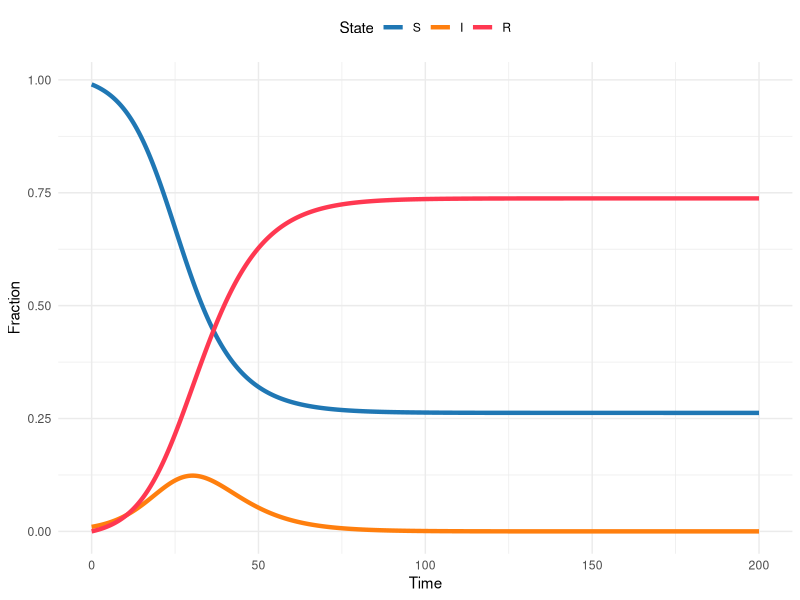
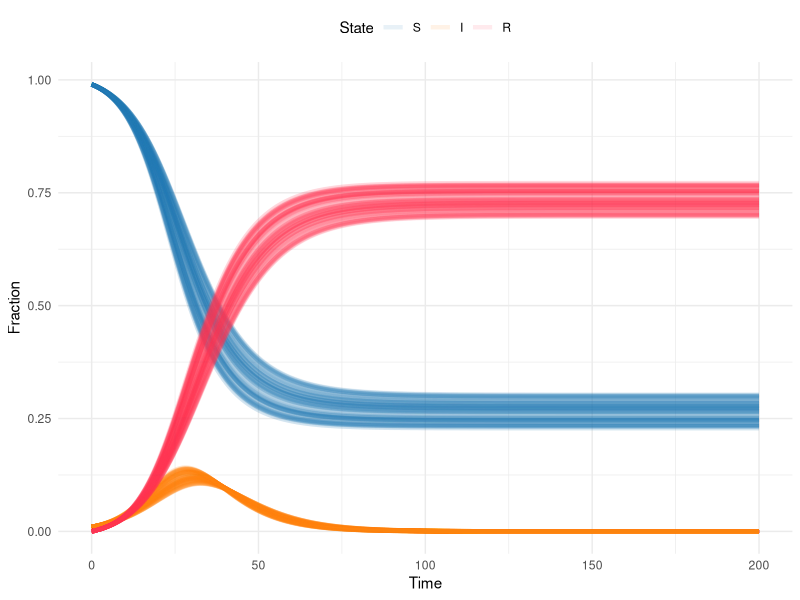
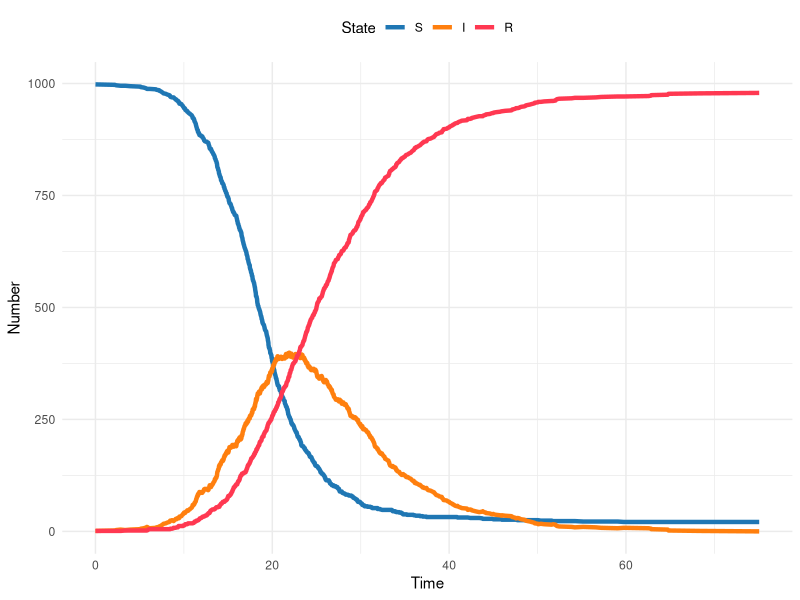
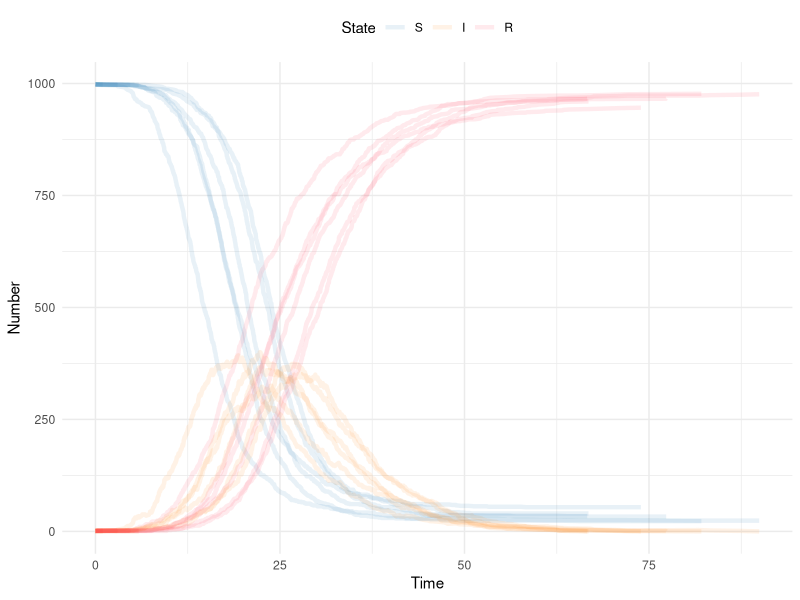
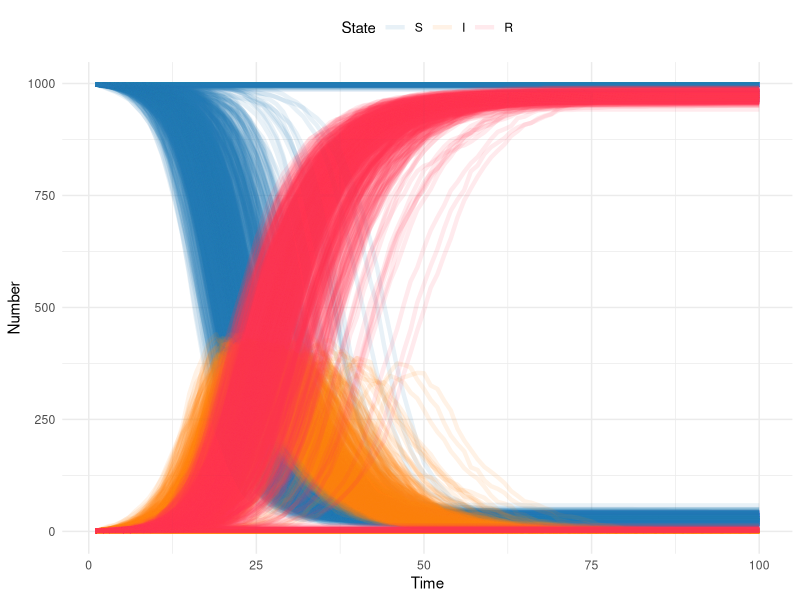
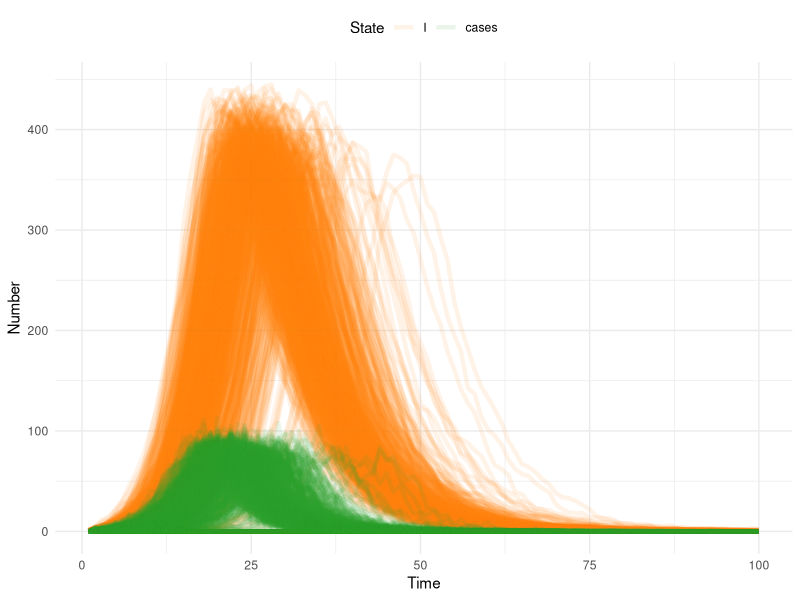
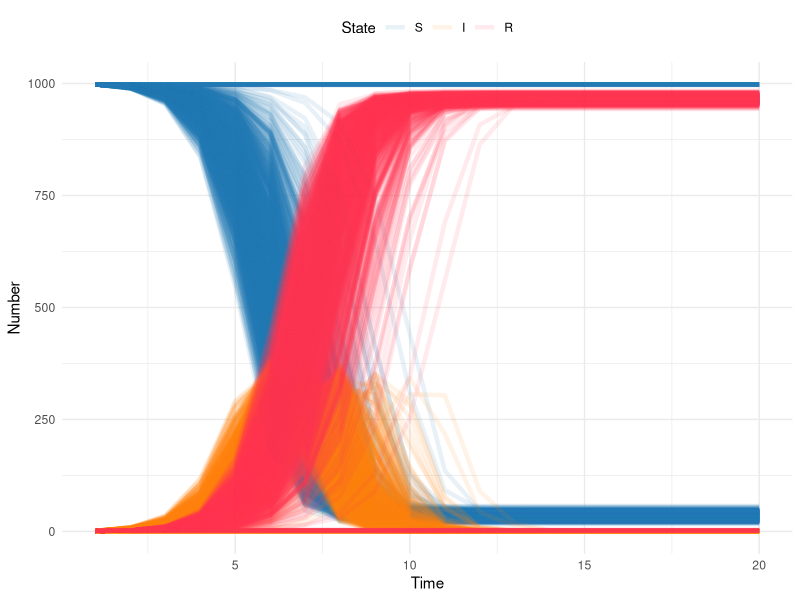

R code for these plots, in order:
## ---- chunk 1
library(here)
library(rio)
library(deSolve)
library(tidyverse)
## ---- chunk 2
theme_set(theme_minimal())
## ---- chunk 3
sir_model <- function(time, state, params, ...) {
  transmission <- params["transmission"]
  recovery <- 1 / params["duration"]

  S <- state["S"]
  I <- state["I"]
  R <- state["R"]

  dSdt <- -transmission * S * I
  dIdt <- (transmission * S * I) - (recovery * I)
  dRdt <- recovery * I

  return(list(c(dSdt, dIdt, dRdt)))
}
## ---- chunk 4
sir_params <- c(transmission = 0.3, duration = 6)
sir_init_states <- c(S = 0.99, I = 0.01, R = 0)
sim_times <- seq(0, 200, by = 0.1)

sir_sol <- deSolve::ode(
  y = sir_init_states,
  times = sim_times,
  func = sir_model,
  parms = sir_params
)

## ---- chunk 5
#| out-width: 100%
#| column: body

# Turn the output from the ODE solver into a tibble (dataframe)
# so we can manipulate and plot it easily
sir_sol_df <- as_tibble(sir_sol) %>%
  # Convert all columns to numeric (they are currently type
  # deSolve so will produce warnings when plotting etc)
  mutate(
    # Rather than repeatedly type the same function for every
    # column, use the across() function to apply the function
    # to a selection of columns
    across(
      # The cols argument takes a selection of columns to apply
      # a function to. Here, we want to apply the as.numeric()
      # function to all columns, so we use the function
      # everything() to select all columns.
      .cols = everything(),
      .fns = as.numeric
    )
  ) %>%
  # Convert the dataframe from wide to long format, so we have a
  # column for the time, a column for the state, and a column
  # for the proportion of the population in that state at that
  # time
  pivot_longer(
    # Don't pivot the time column
    cols = -time,
    names_to = "state",
    values_to = "proportion"
  ) %>%
  # Update the state column to be a factor, so the plot will
  # show the states in the correct order
  mutate(state = factor(state, levels = c("S", "I", "R")))

SIRcolors <- c(S = "#1f77b4", I = "#ff7f0e", R = "#FF3851")

ggplot(sir_sol_df, aes(x = time, y = proportion, color = state)) +
  geom_line(linewidth = 1.5) +
  scale_color_manual(values = SIRcolors) +
  labs(
    x = "Time",
    y = "Fraction",
    color = "State"
  ) +
  theme(legend.position = "top")
## ---- chunk 6
M <- 100 # the number of times we want to do this. 
        # This is a mater of choice and computational capacity (this model is small and quick, but that won't always be the case)

#since we're going to do this M times we need a place to store the results

for(m in 1:M){
  sir_params <- c(transmission = runif(1,.283,.317), duration = 6) # each time take a random draw of the transmission rate from the confidence interval
  sir_init_states <- c(S = 0.99, I = 0.01, R = 0)
  sim_times <- seq(0, 200, by = 0.1)

  sir_sol <- deSolve::ode(
    y = sir_init_states,
    times = sim_times,
    func = sir_model,
    parms = sir_params
  )
  sir_sol = data.frame(sir_sol)
  sir_sol$iteration = m   # mark this as the mth iteration of the loop
  #if this is the first iteration, create a place to store the output
  #if it's the sencond or higher, append the output to the storage
  if(m==1){sir_sol_storage <- sir_sol}
  if(m>1){sir_sol_storage <- rbind(sir_sol_storage,sir_sol)}
}
## ---- chunk 7
# Turn the output from the ODE solver into a tibble (dataframe)
# so we can manipulate and plot it easily
sir_sol_df <- as_tibble(sir_sol_storage) %>%
  # Convert all columns to numeric (they are currently type
  # deSolve so will produce warnings when plotting etc)
  mutate(
    # Rather than repeatedly type the same function for every

    # column, use the across() function to apply the function
    # to a selection of columns
    across(
      # The cols argument takes a selection of columns to apply
      # a function to. Here, we want to apply the as.numeric()
      # function to all columns, so we use the function
      # everything() to select all columns.
      .cols = everything(),
      .fns = as.numeric
    )
  ) %>%
  # Convert the dataframe from wide to long format, so we have a
  # column for the time, a column for the state, and a column
  # for the proportion of the population in that state at that
  # time
  pivot_longer(
    # Don't pivot the time column
    cols = -c(time,iteration),
    names_to = "state",
    values_to = "proportion"
  ) %>%
  # Update the state column to be a factor, so the plot will
  # show the states in the correct order
  mutate(state = factor(state, levels = c("S", "I", "R")))

SIRcolors <- c(S = "#1f77b4", I = "#ff7f0e", R = "#FF3851")

ggplot(sir_sol_df, aes(x = time, y = proportion, color = state, group=interaction(iteration, state))) +
  geom_line(linewidth = 1.5, alpha=.1) +
  scale_color_manual(values = SIRcolors) +
  labs(
    x = "Time",
    y = "Fraction",
    color = "State"
  ) +
  theme(legend.position = "top")
## ---- chunk 8
###############################################################################
# Parameters and initial conditions                                            #
###############################################################################

S <- 998           # number susceptible
I <- 1              # number infected
R <- 1              # number recovered
time <- 0

beta <- .5           # transmission rate
gamma <- 1/7        # recovery rate
## ---- chunk 9
###############################################################################
# Gillespie Step                                                              #
###############################################################################
gilstep <- function(SIR, beta, gamma){
  # SIR is a vector containing 4 elements 
  #   S = scalar number of susceptibles now
  #   I = scalar number of infecteds now
  #   R = scalar number of recovereds now
  #   time = current time
  # beta = transmission rate
  # gamma = recovery rate
  
  times <- rexp(2, # draw two random exponential variables
                c(beta * SIR[1] * SIR[2]/sum(SIR[1:3]),  # the first is the rate of new infections: S*Beta*I/N
                     SIR[2] * gamma)) # the second is the rate of new recoveries: I*gamma
  
  return(list(
    change_state = which.min(times), # which.min identifies which of the two random variables is smallest, and thus the first to happen: this is the transition that we'll mae
              timestep = min(times))) # this identfies how much time elapsed before the transition occured, so we can increment time forward
}
## ---- chunk 10
###############################################################################
# Simulate over time                                                          #
###############################################################################
counter <- 0                # set counter at 0
while(all(I>0)){            #continue until I is depleted
  counter <- counter + 1    #counter for number of transitions: we don't know how many transitions will happen until the simualtion is over
  # 
  SIRtmp <- c(S[counter], I[counter], R[counter], time[counter])       #current SIR states
  step <- gilstep(SIRtmp, beta, gamma)
  if(step$change_state ==1){    # if transition is an infection, reduce S and increase I
    SIRtmp[1] <- SIRtmp[1] - 1
    SIRtmp[2] <- SIRtmp[2] + 1 
  }
  if(step$change_state ==2){    # if transition is an recovery, reduce I and increase R
    SIRtmp[2] <- SIRtmp[2] - 1
    SIRtmp[3] <- SIRtmp[3] + 1 
  }
  SIRtmp[4] <- SIRtmp[4] + step$timestep      # increment time
    
#Append changes
  S <- c(S,SIRtmp[1])
  I <- c(I,SIRtmp[2])
  R <- c(R,SIRtmp[3])
  time <- c(time,SIRtmp[4])

  #cat(S[counter],"-",I[counter],"-",R[counter],"-",time[counter], ".\n"). # this prints the output as it goes
}
## ---- chunk 11
#| out-width: 100%
#| column: body

# Reuse the plotting code from above

# Turn the output from gilstep() into a tibble (dataframe)
# so we can manipulate and plot it easily
gil_df <- tibble(time, S, I, R) %>%  # put elements in a data frame 
  # Convert all columns to numeric (they are currently type
  # deSolve so will produce warnings when plotting etc)
  mutate(
    # Rather than repeatedly type the same function for every
    # column, use the across() function to apply the function
    # to a selection of columns
    across(
      # The cols argument takes a selection of columns to apply
      # a function to. Here, we want to apply the as.numeric()
      # function to all columns, so we use the function
      # everything() to select all columns.
      .cols = everything(),
      .fns = as.numeric
    )
  ) %>%
  # Convert the dataframe from wide to long format, so we have a
  # column for the time, a column for the state, and a column
  # for the proportion of the population in that state at that
  # time
  pivot_longer(
    # Don't pivot the time column
    cols = -c(time),
    names_to = "state",
    values_to = "number"
  ) %>%
  # Update the state column to be a factor, so the plot will
  # show the states in the correct order
  mutate(state = factor(state, levels = c("S", "I", "R")))

SIRcolors <- c(S = "#1f77b4", I = "#ff7f0e", R = "#FF3851")

ggplot(gil_df, aes(x = time, y = number, color = state)) +
  geom_line(linewidth = 1.5) +
  scale_color_manual(values = SIRcolors) +
  labs(
    x = "Time",
    y = "Number",
    color = "State"
  ) +
  theme(legend.position = "top")
## ---- chunk 12
###############################################################################
# Simulate over time                                                          #
M <- 10  # number of realizations to simulate 

for(m in 1:M){
  ###############################################################################
  # Parameters and initial conditions                                            #
  ###############################################################################
  
  S <- 998           # number susceptible
  I <- 1              # number infected
  R <- 1              # number recovered
  time <- 0
  iteration = m    #initialize iteration counter

  beta <- .5           # transmission rate
  gamma <- 1/7        # recovery rate
  
  ###############################################################################
  # Simulate over time                                                          #
  ###############################################################################
  counter <- 0                # set counter at 0
  while(all(I>0)){            #continue until I is depleted
    counter <- counter + 1    #counter for number of transitions: we don't know how many transitions will happen until the simualtion is over
    # 
    SIRtmp <- c(S[counter], I[counter], R[counter], time[counter])       #current SIR states
    step <- gilstep(SIRtmp, beta, gamma)
    if(step$change_state ==1){    # if transition is an infection, reduce S and increase I
      SIRtmp[1] <- SIRtmp[1] - 1
      SIRtmp[2] <- SIRtmp[2] + 1 
    }
    if(step$change_state ==2){    # if transition is an recovery, reduce I and increase R
      SIRtmp[2] <- SIRtmp[2] - 1
      SIRtmp[3] <- SIRtmp[3] + 1 
    }
    SIRtmp[4] <- SIRtmp[4] + step$timestep      # increment time
    
    #Append changes
    S <- c(S,SIRtmp[1])
    I <- c(I,SIRtmp[2])
    R <- c(R,SIRtmp[3])
    time <- c(time,SIRtmp[4])
    iteration <- c(iteration, m)
    
    #cat(S[counter],"-",I[counter],"-",R[counter],"-",time[counter], ".\n"). # this prints the output as it goes
  }
  if(m==1){sir_gil_storage = tibble(S, I, R, time, iteration)}
  if(m>1){sir_gil_storage = bind_rows(sir_gil_storage, tibble(S, I, R, time, iteration))}
}
## ---- chunk 13
# Reuse the plotting code from above

# Turn the output from gilstep() into a tibble (dataframe)
# so we can manipulate and plot it easily
gil_df <- sir_gil_storage %>%  # put elements in a data frame 
  # Convert all columns to numeric (they are currently type
  # deSolve so will produce warnings when plotting etc)
  mutate(
    # Rather than repeatedly type the same function for every
    # column, use the across() function to apply the function
    # to a selection of columns
    across(
      # The cols argument takes a selection of columns to apply
      # a function to. Here, we want to apply the as.numeric()
      # function to all columns, so we use the function
      # everything() to select all columns.
      .cols = everything(),
      .fns = as.numeric
    )
  ) %>%
  # Convert the dataframe from wide to long format, so we have a
  # column for the time, a column for the state, and a column
  # for the proportion of the population in that state at that
  # time
  pivot_longer(
    # Don't pivot the time column
    cols = -c(time, iteration),
    names_to = "state",
    values_to = "number"
  ) %>%
  # Update the state column to be a factor, so the plot will
  # show the states in the correct order
  mutate(state = factor(state, levels = c("S", "I", "R")))

SIRcolors <- c(S = "#1f77b4", I = "#ff7f0e", R = "#FF3851")

ggplot(gil_df, aes(x = time, y = number, color = state, group = interaction(iteration, state))) +
  geom_line(linewidth = 1.5,alpha = .1) +
  scale_color_manual(values = SIRcolors) +
  labs(
    x = "Time",
    y = "Number",
    color = "State"
  ) +
  theme(legend.position = "top")
## ---- chunk 14
###############################################################################
# Parameters and initial conditions                                           #
###############################################################################

S <- 998           # number susceptible
I <- 1              # number infected
R <- 1              # number recovered
time <- 0

beta <- .5           # transmission rate
gamma <- 1/7        # recovery rate
## ---- chunk 15
###############################################################################
# Tau Leaping Single time step                                                            #
###############################################################################
tau_sir_step <- function (sims, S, I, R, beta, gamma, delta.t, ...) {
  # adapted from Aaron King's code
  # sims = number of simulations
  # S = initial susceptible population
  # I = initial infected population
  # R = initial recovered population
  # beta = transmission rate
  # gamma = recovery rate
  
  N <- S+I+R    # total population size
  dSI <- rpois(n = sims, beta*S*(I/N)*delta.t)  # new incident infections
  dIR <- rpois(n = sims, gamma*I*delta.t)       # recoveries
  # note that this can be done with a binomial step as well
  #dSI <- rbinom(n=sims,size=S,prob=1-exp(-beta*(I/N)*delta.t))  # new incident infections
  #dIR <- rbinom(n=sims,size=I,prob=1-exp(-gamma*delta.t))       # recoveries
  
  #since it is possible for the transitions to drirve the states negative, we have to prevent that
  S <- pmax(S - dSI, 0)            # change in S
  I <- pmax(I + dSI - dIR, 0)      # change in I
  R <- R + dIR            # change in R
  cbind(S, I, R, dSI) # note that dSI are the new incident infections
}

## ---- chunk 16
###############################################################################
# set up and storage for states                                               #
###############################################################################
T <- 100        # time to simulate over. With Tau Leaping the random draws scales with time not with population size, so this is much more efficient than Gillespie for large populations
sims <- 1000    # number of simulations: notice that we can do WAY more now

Smat <- matrix(S, 1, sims)      # storage item for S for all simulations
Imat <- matrix(I, 1, sims)      # storage item for I for all simulations
Rmat <- matrix(R, 1, sims)      # storage item for R for all simulations
new_cases <- matrix(0, 1, sims) # storage item for new cases (i.e. incidence) for all simulations
Nmat <- S+I+R                 # storage item for N for all simulations  
## ---- chunk 17
###############################################################################
# run over a time from 2 to T                                               #
###############################################################################
# 
for(ts in 2:T){     #loop over time, ts is the index
  
  out <- tau_sir_step(sims, Smat[ts-1,], Imat[ts-1,], Rmat[ts-1,], beta, gamma, delta.t=1) # call to SIR step function above

  Smat <- rbind(Smat, out[,1])  # update state
  Imat <- rbind(Imat, out[,2])  # update state
  Rmat <- rbind(Rmat, out[,3])  # update state
  Nmat <- rbind(Nmat, out[,1]+out[,2]+out[,3])  # update state -- note population size isn't changing, but this could be updated with births/deaths
  new_cases <- rbind(new_cases, out[,4])  # update state
}
## ---- chunk 18
#| out-width: 100%
#| column: body

###############################################################################
# plotting                                                                   #
###############################################################################
# put output in a data frame
tau_df <- tibble(S=array(Smat), I=array(Imat), R=array(Rmat), N=array(Nmat), cases=array(new_cases), time = rep(1:T,sims), iteration = rep(1:sims,each=T))

tau_df <- tau_df %>%
  pivot_longer(
    # Don't pivot the time column
    cols = -c(time,iteration),
    names_to = "state",
    values_to = "number"
  ) %>%
  mutate(state = factor(state, levels = c("S", "I", "R","N", "cases")))

SIRcolors <- c(S = "#1f77b4", I = "#ff7f0e", R = "#FF3851", cases = "#2ca02c") # fix this color

tau_df %>%
  mutate(iteration = as.factor(iteration)) %>%
  filter(state %in% c("S", "I","R")) %>%
  ggplot( aes(x = time, y = number, group = interaction(iteration, state), color = state)) +
    geom_line(linewidth = 1.5,alpha = .1) +
    scale_color_manual(values = SIRcolors) +
    labs(
      x = "Time",
    y = "Number",
      color = "State"
    ) +
    theme(legend.position = "top")
## ---- chunk 19
#| out-width: 100%
#| column: body
###############################################################################
# plotting                                                                   #
###############################################################################
# put output in a data frame
tau_df <- tibble(S=array(Smat), I=array(Imat), R=array(Rmat), N=array(Nmat), cases=array(new_cases), time = rep(1:T,sims), iteration = rep(1:sims,each=T))

tau_df <- tau_df %>%
  pivot_longer(
    # Don't pivot the time column
    cols = -c(time,iteration),
    names_to = "state",
    values_to = "number"
  ) %>%
  mutate(state = factor(state, levels = c("S", "I", "R","N", "cases")))

SIRcolors <- c(S = "#1f77b4", I = "#ff7f0e", R = "#FF3851", cases = "#2ca02c") # fix this color

tau_df %>%
  mutate(iteration = as.factor(iteration)) %>%
  filter(state %in% c("I","cases")) %>%
  ggplot( aes(x = time, y = number, group = interaction(iteration, state), color = state)) +
    geom_line(linewidth = 1.5,alpha = .1) +
    scale_color_manual(values = SIRcolors) +
    labs(
      x = "Time",
    y = "Number",
      color = "State"
    ) +
    theme(legend.position = "top")
## ---- chunk 20
###############################################################################
# Parameters and initial conditions                                           #
###############################################################################
S <- 998           # number susceptible
I <- 1              # number infected
R <- 1              # number recovered
time <- 0

beta <- 3.5           # transmission rate -- note the change in value


## ---- chunk 21
###############################################################################
# Single time step                                                            #
###############################################################################
cb_step <- function (sims, S, I, R, beta, ...) {
  # S = initial susceptible population
  # I = initial infected population
  # R = initial recovered population
  # beta is transmission rate
  
  N <- S+I+R    # total population size
  newI <- rbinom(n=sims, pmax(S,0), 1-exp(-beta * pmax(I,0)/N)) # this is the only stochastic step; only do draw if I >0
  newS <- S - newI    #this step is now deterministic, because everyone from the past time step recovers   
  newR <- R + I

  cbind(newS, newI, newR) 
}

## ---- chunk 22
###############################################################################
# Run over many steps                                                         #
###############################################################################

T <- 20 # note here that the time step is one infectious generation time, so 7 days from gamma above
sims <- 1000
  
Smat <- matrix(S,1,sims)      # storage item for S for all simulations
Imat <- matrix(I,1,sims)      # storage item for I for all simulations
Rmat <- matrix(R,1,sims)      # storage item for R for all simulations
Nmat <- S+I+R

for(ts in 2:T){
  out <- cb_step(sims, Smat[ts-1,], Imat[ts-1,], Rmat[ts-1,], beta)
  Smat <- rbind(Smat, out[,1])  # update state
  Imat <- rbind(Imat, out[,2])  # update state
  Rmat <- rbind(Rmat, out[,3])  # update state
  Nmat <- rbind(Nmat, out[,1]+out[,2]+out[,3])  # update state -- note population size isn't changing, but this could be updated with births/deaths
  
}
## ---- chunk 23
#| echo: true
#| message: false
#| out-width: 100%
#| column: body

# put output in a data frame
bin_df <- tibble(S=array(Smat), I=array(Imat), R=array(Rmat), N=array(matrix(Nmat)), time = rep(1:T,sims), iteration = rep(1:sims,each=T))

bin_df = bin_df %>%
  pivot_longer(
    # Don't pivot the time column
    cols = -c(time,iteration),
    names_to = "state",
    values_to = "number"
  ) %>%
  mutate(state = factor(state, levels = c("S", "I", "R","N")))

SIRcolors <- c(S = "#1f77b4", I = "#ff7f0e", R = "#FF3851") # fix this color

# NOT CURRENTLY WORKING
# NOT PLOTTING AS INDIVIDUAL LINES

bin_df %>%
  mutate(iteration = as.factor(iteration)) %>%
  filter(state %in% c("S","I","R")) %>%
  ggplot( aes(x = time, y = number, group = interaction(iteration, state), color = state)) +
    geom_line(linewidth = 1.5,alpha = .1) +
    scale_color_manual(values = SIRcolors) +
    labs(
      x = "Time",
    y = "Number",
      color = "State"
    ) +
    theme(legend.position = "top")
